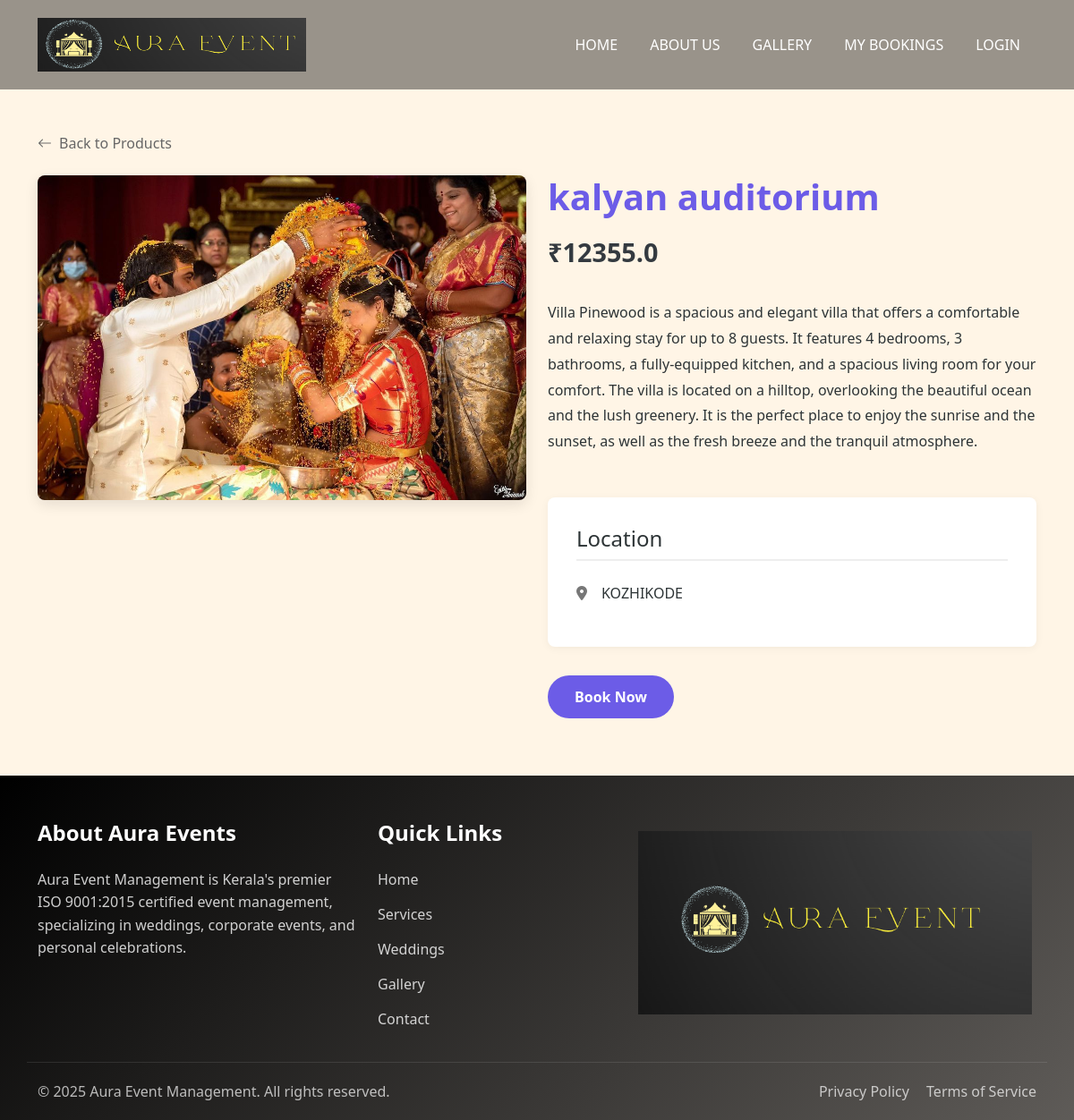
Page /event_page/1/ on the committed database.
### Aura/models.py (models this page shows, shortened)
class Product(models.Model):
    name= models.CharField(max_length=250)
    price= models.FloatField()
    image= models.ImageField(upload_to='product/')
    image1 = models.ImageField(upload_to='path/to/upload/', null=True, blank=True)
    image2 = models.ImageField(upload_to='path/to/upload/', null=True, blank=True)
    image3 = models.ImageField(upload_to='path/to/upload/', null=True, blank=True)
    image4 = models.ImageField(upload_to='path/to/upload/', null=True, blank=True)
    description= models.TextField()
    location=models.TextField()
    event= models.ForeignKey(event, on_delete=models.CASCADE,null=True)
    capacity=models.TextField()

### Aura/views.py (the view)
# urls.py: path('event_page/<int:event_id>/', views.event_page, name='event_page'),
def event_page(request, event_id):
    product = get_object_or_404(Product, id=event_id)
    related_products = Product.objects.filter(event=product.event).exclude(id=event_id)[:3]
    context = {
        'product': product,
        'related_products': related_products,
    }
    return render(request, 'event_page.html', context)

### Aura/templates/event_page.html (shortened to what this page needs)
{% load static %}
<!DOCTYPE html>
<html lang="en">
<head>
    <link href="https://cdn.jsdelivr.net/npm/bootstrap@5.3.0-alpha1/dist/css/bootstrap.min.css" rel="stylesheet">
    <link rel="stylesheet" href="https://cdn.jsdelivr.net/npm/bootstrap-icons@1.10.3/font/bootstrap-icons.css">
    <link href="https://cdnjs.cloudflare.com/ajax/libs/font-awesome/6.4.0/css/all.min.css" rel="stylesheet">
</head>
<body>
        <nav class="navbar navbar-expand-lg navbar-dark">
            <div class="container">
                <a class="navbar-brand" href="{% url 'home' %}"  >
                    <img src="{% static 'photos/Aura_event 1.png' %}" alt="Event Logo">
                </a>
                <div class="collapse navbar-collapse" id="navbarNav">
                    <ul class="navbar-nav ms-auto">
                        <li class="nav-item">
                            <a class="nav-link active" href="{% url 'home' %}">HOME</a>
                        </li>
                        <li class="nav-item">
                            <a class="nav-link active" href="{% url 'about' %}">
                                ABOUT US
                            </a>
                        </li>
                        <li class="nav-item">
                            <a class="nav-link active" href="{% url 'gallery' %}">GALLERY</a>
                        </li>
                        <li class="nav-item">
                        <a class="nav-link active" href="{% url 'my_bookings' %}">MY BOOKINGS</a>
                    </li>
                        {% if user.is_authenticated %}
                        <li class="nav-item">
                            <a class="nav-link active" href="{% url 'signout' %}">LOGOUT</a>
                        </li>
                        {% else %}
                        <li class="nav-item">
                            <a class="nav-link active" href="{% url 'signin' %}">LOGIN</a>
                        </li>
                        {% endif %}
                    </ul>
                </div>
            </div>
        </nav>
    <div class="container mt-5">
        <a href="javascript:history.back()" class="back-link">
            <i class="bi bi-arrow-left back-icon"></i> Back to Products
        </a>
        <div class="row">
            <div class="col-lg-6">
                <img src="{{ product.image.url }}" alt="{{ product.name }}" class="product-image">
            </div>
            <div class="col-lg-6">
                <h1 class="product-title">{{ product.name }}</h1>
                <div class="product-price">₹{{ product.price }}</div>
                <div class="product-description">
                    <p>{{ product.description }}</p>
                </div>
                <div class="location-section">
                    <h3 class="location-title">Location</h3>
                    <div class="location-info">
                        <i class="fa-solid fa-map-marker-alt location-icon"></i>
                        <span>{{ product.location }}</span>
                    </div>
                </div>
                <a href="{% url 'checkout' product.id %}" class="btn book-now-btn">Book Now</a>
            </div>
        </div>
    </div>
    <footer class="footer-section">
        <div class="container">
            <div class="row">
                <div class="col-md-4 footer-column">
                    <h3 class="footer-heading">About Aura Events</h3>
                    <p class="footer-text">
                        Aura Event Management is Kerala's premier ISO 9001:2015
                        certified event management, specializing in weddings,
                        corporate events, and personal celebrations.
                    </p>
                </div>
                <div class="col-md-3 footer-column">
                    <h3 class="footer-heading">Quick Links</h3>
                    <ul class="footer-links">
                        <li><a href="#">Home</a></li>
                        <li><a href="#">Services</a></li>
                        <li><a href="#">Weddings</a></li>
                        <li><a href="#">Gallery</a></li>
                        <li><a href="#">Contact</a></li>
                    </ul>
                </div>
                <div class="col-md-5 footer-column">
                    <div class="logo-container">
                        <img src="{% static 'photos/Aura_event.png' %}" alt="Aura Event Logo" class="footer-logo">
                    </div>
                </div>
            </div>
            <div class="row footer-bottom align-items-center">
                <div class="col-md-6">
                    <p class="copyright mb-md-0">© 2025 Aura Event Management. All rights reserved.</p>
                </div>
                <div class="col-md-6 text-md-end footer-bottom-links">
                    <a href="#">Privacy Policy</a>
                    <a href="#">Terms of Service</a>
                </div>
            </div>
        </div>
    </footer>
</body>
</html>

### Aura/templates/event_page.html (style rules this page uses)
:root { --primary-color: #6c5ce7; --accent-color: #ffeaa7; --light-bg: #fff5e6; --dark-text: #2d3436; }
body { font-family: 'Segoe UI', Tahoma, Geneva, Verdana, sans-serif; color: var(--dark-text); background-color: var(--light-bg); }
.navbar { background-color: rgba(0, 0, 0, 0.4); padding: 15px 0; }
.navbar-brand img { height: 60px; width: 300px; }
.navbar-nav .nav-link { color: var(--secondary-color); font-weight: 500; margin: 0 10px; }
.product-title { font-size: 2.5rem; font-weight: 700; margin-bottom: 1rem; color: var(--primary-color); }
.product-price { font-size: 1.8rem; font-weight: 600; color: #343a40; margin-bottom: 1.5rem; }
.product-image { border-radius: 8px; max-height: 500px; width: 100%; object-fit: cover; box-shadow: 0 5px 15px rgba(0,0,0,0.1); }
.product-description { margin-top: 2rem; line-height: 1.8; }
.location-section { margin-top: 3rem; padding: 2rem; background-color: white; border-radius: 8px; box-shadow: 0 2px 10px rgba(0,0,0,0.05); }
.location-title { font-size: 1.5rem; margin-bottom: 1.5rem; border-bottom: 2px solid #eee; padding-bottom: 0.5rem; }
.location-info { display: flex; align-items: center; margin-bottom: 1rem; }
.location-icon { color: #777; margin-right: 1rem; }
.book-now-btn { background-color: var(--primary-color); color: white; border: none; padding: 12px 30px; border-radius: 30px; font-weight: 600; transition: all 0.3s ease; margin-top: 2rem; }
.back-link { color: #666; display: inline-flex; align-items: center; margin-bottom: 1.5rem; text-decoration: none; transition: all 0.3s ease; }
.back-icon { margin-right: 0.5rem; }
.footer-section { background: linear-gradient(135deg, #000000, #151517af); color: #fff; padding: 50px 0 20px; margin-top: 4rem; }
.footer-heading { font-size: 24px; font-weight: 600; margin-bottom: 25px; }
.footer-text { color: rgba(255, 255, 255, 0.8); line-height: 1.6; margin-bottom: 30px; }
.footer-links { list-style: none; padding-left: 0; }
.footer-links li { margin-bottom: 15px; }
.footer-links a { color: rgba(255, 255, 255, 0.8); text-decoration: none; transition: color 0.3s; }
.footer-logo { width: 100%; max-width: 440px; margin-bottom: 20px; display: block; }
.footer-bottom { border-top: 1px solid rgba(255, 255, 255, 0.1); padding-top: 20px; margin-top: 20px; }
.copyright { color: rgba(255, 255, 255, 0.7); }
.footer-bottom-links a { color: rgba(255, 255, 255, 0.7); text-decoration: none; margin-left: 15px; transition: color 0.3s; }
.logo-container { padding: 0px; border-radius: 5px; height: 100%; display: flex; align-items: center; justify-content: center; }

### rows in the picture
Product: image (picture), name "kalyan auditorium", price "12355.0", description "Villa Pinewood is a spacious and elegant villa that offers a comfortable and relaxing stay for up to 8 guests. It features 4 bedrooms, 3 bathrooms, a fully-equipped kitchen, and a spacious living room for your comfort. The villa is located on a hilltop, overlooking the beautiful ocean and the lush greenery. It is the perfect place to enjoy the sunrise and the sunset, as well as the fresh breeze and the tranquil atmosphere.", location "KOZHIKODE"
